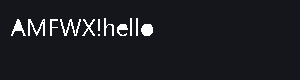
#> input picture font.bmp, 300 x 80 px, given in place of ., which was not available
$ python -i scan_post.py   (imports and definitions only)
#> lines starting #> are read from the running program, lines starting #| are printed output that depends on the picture; after the words box and inside, x2 and y2 are one past the last pixel; in counts of white or black regions, pixels touching at a corner belong together
#> in postprocess_pages, image is the input picture: PIL image 300x80 RGB; mean R, G, B 28.1, 30.1, 35.9
"""Scanner post-processing: deskew, crop, blank pages, grayscale."""

from __future__ import annotations

from pathlib import Path

try:
    import numpy as np
except ImportError:  # optional
    np = None


class PostProcessError(RuntimeError):
    pass


def _pil():
    try:
        from PIL import Image, ImageChops, ImageOps
        return Image, ImageChops, ImageOps
    except ImportError as error:
        raise PostProcessError("Pillow fehlt: pip install pillow") from error


def is_blank(image, threshold=0.985, dark=235):
    Image, _chops, ImageOps = _pil()
    gray = ImageOps.grayscale(image)
    if np is not None:
        values = np.asarray(gray, dtype=np.uint8)
        if values.size == 0:
            return True
        return float((values < int(dark)).mean()) < (1.0 - float(threshold))
    histogram = gray.histogram()
    dark_pixels = sum(histogram[:int(dark)])
    return (dark_pixels / max(1, gray.width * gray.height)) < (
        1.0 - float(threshold))


def crop_white(image, margin=12, threshold=245):
    Image, ImageChops, ImageOps = _pil()
    gray = ImageOps.grayscale(image)
    background = Image.new("L", gray.size, 255)
    difference = ImageChops.difference(gray, background)
    mask = difference.point(lambda value: 255 if value > (255 - threshold)
                            else 0)
    box = mask.getbbox()
    if not box:
        return image
    left, top, right, bottom = box
    left = max(0, left - int(margin))
    top = max(0, top - int(margin))
    right = min(image.width, right + int(margin))
    bottom = min(image.height, bottom + int(margin))
    if right - left < 16 or bottom - top < 16:
        return image
    return image.crop((left, top, right, bottom))


def estimate_skew(image, max_angle=8.0, step=0.5):
#> called with max_angle = 8, step = 0.5
    if np is None:
        return 0.0
    Image, _chops, ImageOps = _pil()
    gray = ImageOps.grayscale(image)
#> gray: PIL image 300x80 L; values 22 (black) and 255 (white), 3.5% white; 12 white regions (1 under 20 px), largest, box (x1, y1, x2, y2) and area: (60, 19, 81, 36) 122, (28, 19, 45, 36) 121, (141, 24, 153, 36) 120
    scale = min(1.0, 1200 / max(1, gray.width))
#> scale = 1
    if scale < 1.0:
        gray = gray.resize((max(1, int(gray.width * scale)),
                            max(1, int(gray.height * scale))))
    values = np.asarray(gray, dtype=np.float32)
    values = np.clip((220 - values) / 220, 0, 1)
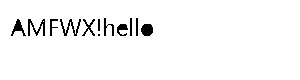
#> values: shape (80, 300) float32; values 0 (black) and 0.9 (white), 96.5% white; 12 black regions (1 under 20 px), largest, box (x1, y1, x2, y2) and area: (60, 19, 81, 36) 122, (28, 19, 45, 36) 121, (141, 24, 153, 36) 120
    best_angle, best_score = 0.0, -1.0
    angle = -float(max_angle)
    while angle <= max_angle + 0.001:
        rotated = np.asarray(
            Image.fromarray((values * 255).astype(np.uint8)).rotate(
                angle, resample=Image.Resampling.BILINEAR, expand=False),
            dtype=np.float32)
        rows = rotated.sum(axis=1)
        score = float(np.var(np.diff(rows)))
        if score > best_score:
            best_angle, best_score = angle, score
        angle += float(step)
#> this loop made 33 passes
#> (score, best_angle, best_score) on passes 1, 2, 4, 5, 6, 7, 8, 9, 10, 11, 12, 13: (1393575.1, -8, 1393575.1), (1427071.5, -7.5, 1427071.5), (1515781.6, -6.5, 1515781.6), (1747789, -6, 1747789), (1889096.9, -5.5, 1889096.9), (2218569.5, -5, 2218569.5), (2590261.8, -4.5, 2590261.8), (3105369, -4, 3105369), (3550812.2, -3.5, 3550812.2), (4106731, -3, 4106731), (4940960, -2.5, 4940960), (5682196, -2, 5682196)
#> score on passes 3, 17, 18, 19, 20, 21: 1424273, 2272885.8, 12809478, 9887597, 6926021.5, 5642811.5
#> pass 1, in estimate_skew, `rotated = np.asarray( Image.fromarray((values * 255).astype(np.uint8))..`:
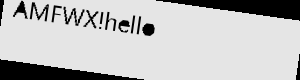
#> rotated: shape (80, 300) float32; min 0, max 229, mean 190.8
#> pass 2, in estimate_skew, `rotated = np.asarray( Image.fromarray((values * 255).astype(np.uint8))..`:
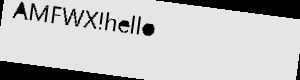
#> rotated: shape (80, 300) float32; min 0, max 229, mean 192.6
#> pass 3, in estimate_skew, `rotated = np.asarray( Image.fromarray((values * 255).astype(np.uint8))..`:
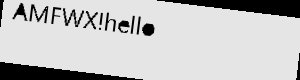
#> rotated: shape (80, 300) float32; min 0, max 229, mean 194.5
#> after the loop, angle = 8.5; best_angle = -0.5; best_score = 13016059
    return best_angle


def deskew(image, angle=None, max_angle=8.0):
    Image, _chops, _ops = _pil()
    if angle is None:
        angle = estimate_skew(image, max_angle)
#> angle = -0.5
    if abs(angle) < 0.2:
        return image
    return image.rotate(-float(angle), resample=Image.Resampling.BICUBIC,
                        expand=False, fillcolor="white")
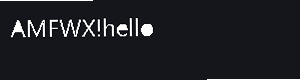
#> returned value: PIL image 300x80 RGB; mean R, G, B 29.7, 31.6, 37.3


def postprocess(image, deskew_enabled=True, crop_enabled=True,
                grayscale=False):
    result = image.convert("RGB")
    if deskew_enabled:
        result = deskew(result)
    if crop_enabled:
        result = crop_white(result)
#> in crop_white, `background = Image.new("L", gray.size, 255)`: background: PIL image 300x80 L; every value is 255
#> in crop_white, `difference = ImageChops.difference(gray, background)`:
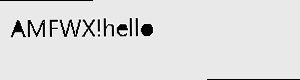
#> difference: PIL image 300x80 L; min 0, max 255, mean 223.4
#> in crop_white, `mask = difference.point(lambda value: 255 if value > (255 - threshold)..`:
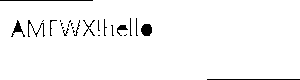
#> mask: PIL image 300x80 L; 97% white; black in thin lines or dots
#> in crop_white, `box = mask.getbbox()`: box = (0, 0, 300, 80)
#> in crop_white, `left, top, right, bottom = box`: left = 0; right = 300; bottom = 80
    if grayscale:
        result = result.convert("L")
    return result


def process_file(path, output=None, **options):
    Image, _chops, _ops = _pil()
    image = Image.open(path)
    result = postprocess(image, **options)
    target = Path(output or path)
    if target.suffix.lower() not in (".jpg", ".jpeg"):
        target = target.with_suffix(".jpg")
    result.convert("RGB").save(target, "JPEG", quality=92)
    return str(target)


def postprocess_pages(paths, deskew_enabled=True, crop_enabled=True,
                      grayscale=False, drop_blank=False):
    result = []
    for path in paths:
        Image, _chops, _ops = _pil()
        image = Image.open(path)
        if drop_blank and is_blank(image):
            continue
        processed = postprocess(image, deskew_enabled, crop_enabled,
                                grayscale)
#> (the run stopped early here; a loop or call above may not have finished)
